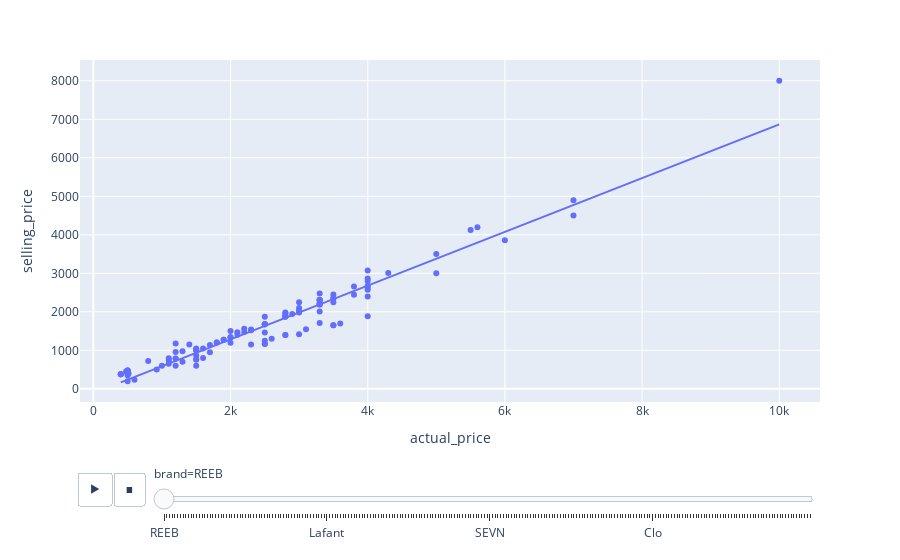

Notebook code for this chart:
### Code cell
fig= px.scatter(high_selling_price_df,y='selling_price',x='actual_price',
                hover_name='title', trendline='ols',
                animation_frame='brand', animation_group='title')
fig
